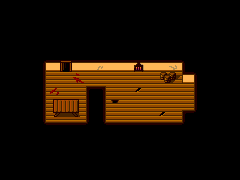

This game map was drawn from its Tiled (.tmx) file and the tilesets committed beside it. A one-line description and the full map source follow:
An orthogonal 20x15 tile map with 12x12 px tiles, 1 tile layer (Tile Layer 1).

<map version="1.9" tiledversion="1.9.1" orientation="orthogonal" renderorder="right-down" width="20" height="15" tilewidth="12" tileheight="12" infinite="0" nextlayerid="2" nextobjectid="1">
 <tileset firstgid="1" source="tileset.tsx" />
 <layer id="1" name="Tile Layer 1" width="20" height="15">
  <data encoding="csv">
104,104,104,104,104,104,104,104,104,104,104,104,104,104,104,104,104,104,104,104,
104,104,104,104,104,104,104,104,104,104,104,104,104,104,104,104,104,104,104,104,
104,104,104,104,104,104,104,104,104,104,104,104,104,104,104,104,104,104,104,104,
104,104,104,104,104,104,104,104,104,104,104,104,104,104,104,104,104,104,104,104,
104,104,104,104,104,104,104,104,104,104,104,104,104,104,104,104,104,104,104,104,
104,104,104,123,124,195,124,124,203,124,124,165,124,124,164,125,104,104,104,104,
104,104,104,142,143,143,201,143,143,143,143,143,143,199,200,145,125,104,104,104,
104,104,104,142,184,143,143,126,127,143,143,202,143,143,143,143,144,104,104,104,
104,104,104,142,128,129,130,144,142,182,143,143,143,143,143,143,144,104,104,104,
104,104,104,142,166,167,168,144,142,143,143,143,143,202,143,126,163,104,104,104,
104,104,104,161,162,162,162,163,161,162,162,162,162,162,162,163,104,104,104,104,
104,104,104,104,104,104,104,104,104,104,104,104,104,104,104,104,104,104,104,104,
104,104,104,104,104,104,104,104,104,104,104,104,104,104,104,104,104,104,104,104,
104,104,104,104,104,104,104,104,104,104,104,104,104,104,104,104,104,104,104,104,
104,104,104,104,104,104,104,104,104,104,104,104,104,104,104,104,104,104,104,104
</data>
 </layer>
</map>
